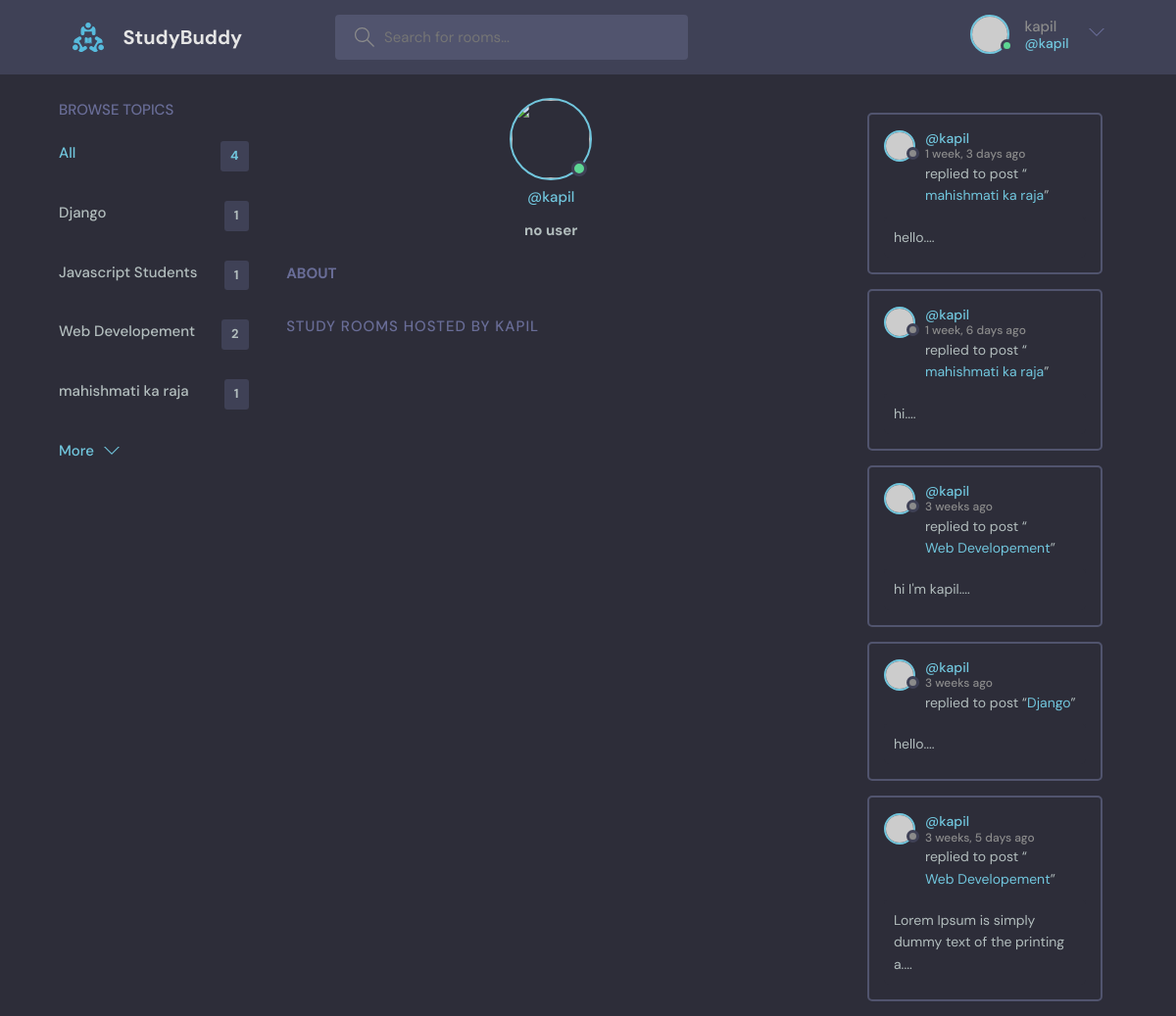
Page /userprofile/1/ on the committed database.
### base/models.py (models this page shows, shortened)
class Topic(models.Model):
    name=models.CharField(max_length=200)
    def __str__(self):
        return self.name

class Message(models.Model):
    user=models.ForeignKey(User,on_delete=models.CASCADE, default=True)
    room=models.ForeignKey(Room, on_delete=models.CASCADE )
    body=models.TextField()
    updated=models.DateTimeField(auto_now=True)
    created=models.DateTimeField(auto_now_add=True)
    class Meta():
        ordering= ['-updated','-created']
    def __str__(self):
        return self.body[0:50]

class Room(models.Model):
    host=models.ForeignKey(User,on_delete=models.SET_NULL, null=True)
    topic=models.ForeignKey(Topic, on_delete=models.SET_NULL, null=True)
    name=models.CharField(max_length=100)
    description=models.TextField(null=True , blank=True)
    participants=models.ManyToManyField(User, related_name='participants',blank=True)
    updated=models.DateTimeField(auto_now=True)
    created=models.DateTimeField(auto_now_add=True)
    class Meta():
        ordering= ['-updated','-created']

### base/views.py (the view)
# urls.py: path('userprofile/<str:pk>/', views.UserProfile, name='user-profile'),
def UserProfile(request,pk):
    user=User.objects.get(id=pk)
    rooms = user.room_set.all()
    room_messages = user.message_set.all()
    topics = Topic.objects.all()
    context={'user':user,'room_messages':room_messages,'rooms':rooms, 'topic':topics}
    return render(request,'base/profile.html',context)

### base/templates/base/profile.html (shortened to what this page needs)
{% extends 'main.html' %}
{% block content %}
<main class="profile-page layout layout--3">
  <div class="container">
    {% include 'base/topic.html' %}
    <div class="roomList">
      <div class="profile">
        <div class="profile__avatar">
          <div class="avatar avatar--large active">
            <img src="{{user.avatar.url}}" />
          </div>
        </div>
        <div class="profile__info">
          <p>@{{user.username}}</p>
          {% if request.user == user %}
          <a href="{% url 'update-form' user.id %}" class="btn btn--main btn--pill">Edit Profile</a>
          {% else %}
          <h1>no user</h1>
          {% endif %}
        </div>
        <div class="profile__about">
          <h3>About</h3>
        </div>
      </div>
      <div class="roomList__header">
        <div>
          <h2>Study Rooms Hosted by {{user}}</a>
          </h2>
        </div>
      </div>
    </div>
    <div>
    {% include 'base/recent_activity.html' %}</div>
  </div>
</main>
{% endblock content %}

### templates/navbar.html (shortened to what this page needs)
{% load static %}
<header class="header header--loggedIn">
    <div class="container">
      <a href="{% url 'home' %}" class="header__logo">
        <img src="{% static 'images/logo.svg'%}" />
        <h1>StudyBuddy</h1>
      </a>
      <form class="header__search">
        <label>
          <input placeholder="Search for rooms..." />
        </label>
      </form>
      <nav class="header__menu">
        {% if user.is_authenticated %}
        <div class="header__user">
          <a href="{% url 'update-profile' user.id %}">
            <div class="avatar avatar--medium active">
              <img src="https://randomuser.me/api/portraits/men/37.jpg" />
            </div>
            <p>{{user}} <span>@{{user.username}}</span></p>
          </a>
          <button class="dropdown-button">
            <svg version="1.1" xmlns="http://www.w3.org/2000/svg" width="32" height="32" viewBox="0 0 32 32">
              <title>chevron-down</title>
              <path d="M16 21l-13-13h-3l16 16 16-16h-3l-13 13z"></path>
            </svg>
          </button>
        </div>
        {% else %}
          <a href="{% url 'login' %}">
            <img src="{% static 'images/avatar.svg' %}" />
            <p>Login</p>
          </a>
        {% endif %}
      </nav>
    </div>
  </header>

### base/templates/base/topic.html
<div class="topics">
    <div class="topics__header">
      <h2>Browse Topics</h2>
    </div>
    <ul class="topics__list">
      <li>
        <a href="{% url 'home' %}" class="active">All <span>{{topic.all.count}}</span></a>
      </li>
      {% for topic in topic %}
      <li>
        <a href="{% url 'home' %}?q={{topic.name}}">{{topic.name}}<span>{{topic.room_set.all.count}}</span></a>
      </li>
      {%endfor%}
    </ul>
    <a class="btn btn--link" href="{% url 'topics' %}">
      More
      <svg version="1.1" xmlns="http://www.w3.org/2000/svg" width="32" height="32" viewBox="0 0 32 32">
        <title>chevron-down</title>
        <path d="M16 21l-13-13h-3l16 16 16-16h-3l-13 13z"></path>
      </svg>
    </a>
  </div>

### base/templates/base/recent_activity.html (shortened to what this page needs)
{% for message in room_messages %}
<div class="activities__box">
    <div class="activities__boxHeader roomListRoom__header">
      <a href="{% url 'user-profile' message.user.id %}" class="roomListRoom__author">
        <div class="avatar avatar--small">
          <img src="https://randomuser.me/api/portraits/women/11.jpg" />
        </div>
        <p>
          @{{message.user}}
          <span>{{message.created|timesince}} ago</span>
        </p>
      </a>
    </div>
    <div class="activities__boxContent">
      <p>replied to post “<a href="{% url 'room' message.room.id %}">{{message.room.topic}}</a>”</p>
      <div class="activities__boxRoomContent">
        {{message}}....
      </div>
    </div>
  </div>
{% endfor %}

### rows in the picture
Topic: name "Django", room_set.all.count "1"
Topic: name "Javascript Students", room_set.all.count "1"
Topic: name "Web Developement", room_set.all.count "2"
Topic: name "mahishmati ka raja", room_set.all.count "1"
Message: user "kapil", created "1 week, 3 days", room.topic "mahishmati ka raja", body "hello"
Message: user "kapil", created "1 week, 6 days", room.topic "mahishmati ka raja", body "hi"
Message: user "kapil", created "3 weeks", room.topic "Web Developement", body "hi I'm kapil"
Message: user "kapil", created "3 weeks", room.topic "Django", body "hello"
Message: user "kapil", created "3 weeks, 5 days", room.topic "Web Developement", body "Lorem Ipsum is simply dummy text of the printing a"

### other values in the picture
{{ user }} "kapil"
{{ user.username }} "kapil"
{{ topic.all.count }} "4"
{{ user }} "KAPIL"
